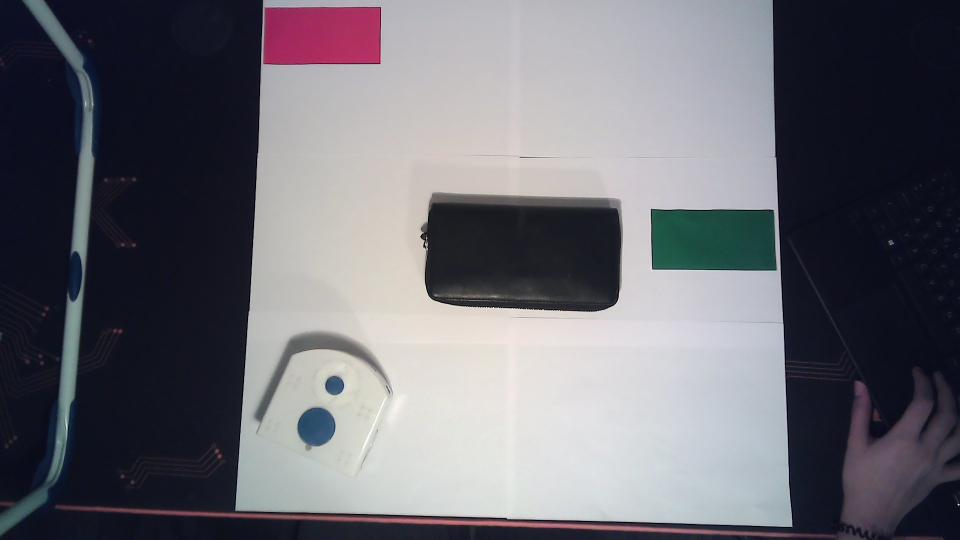
#> input picture VisionNoModules/parcours2.jpeg, 1920 x 1080 px (shown at 1/2 size)
$ python GetPaper.py
#> lines starting #> are read from the running program, lines starting #| are printed output that depends on the picture; after the words box and inside, x2 and y2 are one past the last pixel; in counts of white or black regions, pixels touching at a corner belong together
#!/usr/bin/env python3
# -*- coding: utf-8 -*-
"""
Created on Tue Nov  2 18:58:11 2021

@author: alexandre
"""

import cv2
import numpy as np

# Read a image
I = cv2.imread('parcours2.jpeg')
#> I is the input picture: shape (1080, 1920, 3); mean B, G, R 113.4, 106.2, 106.7

scale_percent = 30 # percent of original size
width = int(I.shape[1] * scale_percent / 100)
#> width = 576
height = int(I.shape[0] * scale_percent / 100)
#> height = 324
dim = (width, height)
#> dim = (576, 324)
# resize image
I = cv2.resize(I, dim, interpolation = cv2.INTER_AREA)
#> I: shape (324, 576, 3)
hsv = cv2.cvtColor(I, cv2.COLOR_BGR2HSV)
#> hsv: shape (324, 576, 3); mean H, S, V 99.3, 68.3, 116.7
# define range of white color in HSV
lower_blue = np.array([0,0,50])
upper_blue = np.array([255,255,255])

#How to define this range for white color


# Threshold the HSV image to get only blue colors

mask = cv2.inRange(hsv, lower_blue, upper_blue)
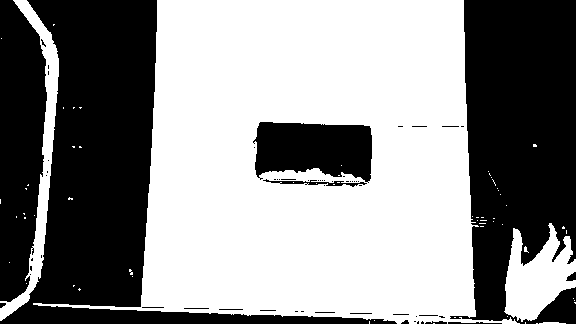
#> mask: shape (324, 576); 55.3% white; 59 black regions (44 under 20 px), largest, box (x1, y1, x2, y2) and area: (0, 0, 397, 324) 35473, (450, 0, 576, 324) 30208, (0, 0, 47, 302) 11182
mask_bg = np.zeros((len(mask) + 1000, len(mask[0]) + 1000),np.uint8)
#> mask_bg: shape (1324, 1576); every value is 0
mask_bg[500:len(mask_bg)-500,500:len(mask_bg[0])-500]=mask
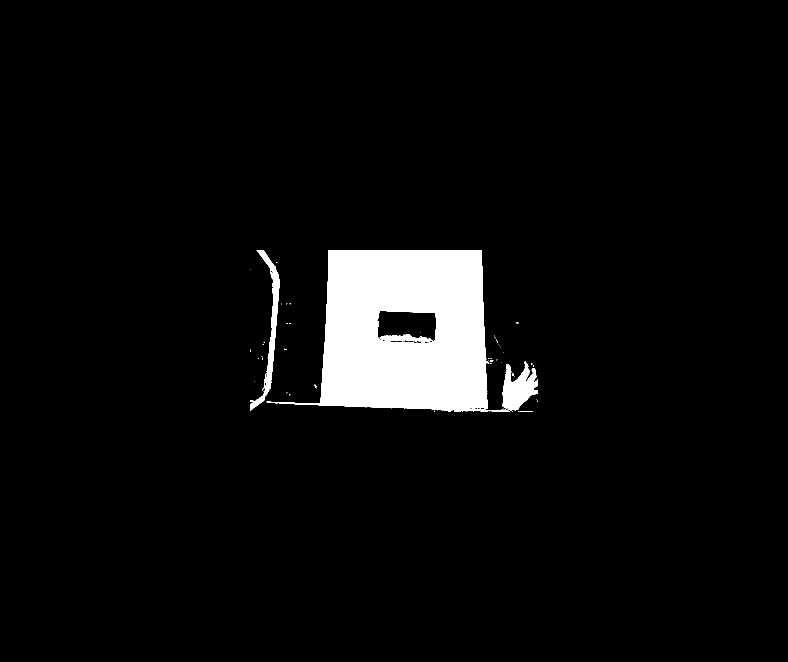
#> mask_bg: shape (1324, 1576) (shown at 1/2 size); 4.9% white; 63 white regions (59 under 20 px), largest, box (x1, y1, x2, y2) and area: (533, 500, 1020, 824) 95262, (1004, 723, 1076, 822) 4112, (500, 500, 559, 821) 3654, (1039, 822, 1066, 824) 43
kernel = np.ones((3,3),np.uint8)
mask_bg = cv2.morphologyEx(mask_bg, cv2.MORPH_CLOSE, kernel)
#> mask_bg: shape (1324, 1576); 5% white; 35 white regions (32 under 20 px), largest, box (x1, y1, x2, y2) and area: (533, 500, 1076, 824) 100083, (500, 500, 559, 821) 3749, (1036, 822, 1066, 824) 46
kernel = np.ones((50,50),np.uint8)
mask_bg = cv2.morphologyEx(mask_bg, cv2.MORPH_OPEN, kernel)
#> mask_bg: shape (1324, 1576); 4.5% white; 1 white region, box (x1, y1, x2, y2) and area: (645, 501, 974, 821) 93920
kernel = np.ones((150,150),np.uint8)

mask_bg = cv2.morphologyEx(mask_bg, cv2.MORPH_CLOSE, kernel)
#> mask_bg: shape (1324, 1576); 4.8% white; 1 white region, box (x1, y1, x2, y2) and area: (646, 502, 975, 822) 100631
mask = mask_bg[500:len(mask_bg)-500,500:len(mask_bg[0])-500]
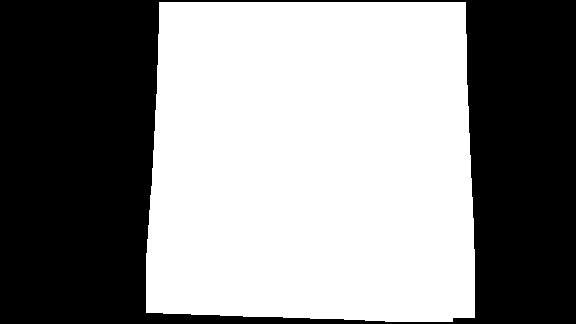
#> mask: shape (324, 576); 53.9% white; 1 black region, box (x1, y1, x2, y2) and area: (0, 0, 576, 324) 85993

corners = np.int0(cv2.goodFeaturesToTrack(mask_bg, 4, 0.1, 100))
#> corners = [[952, 821], [646, 812], [965, 502], [659, 502]]
polygon=[]
for i in corners:
    x,y = i.ravel()
    polygon.append([x-500,y-500])
#> this loop made 4 passes
#> after the loop, polygon = [[452, 321], [146, 312], [465, 2], [159, 2]]

polygon=[polygon]
#> polygon = [[[452, 321], [146, 312], [465, 2], [159, 2]]]
res = cv2.bitwise_and(I,I, mask= mask)
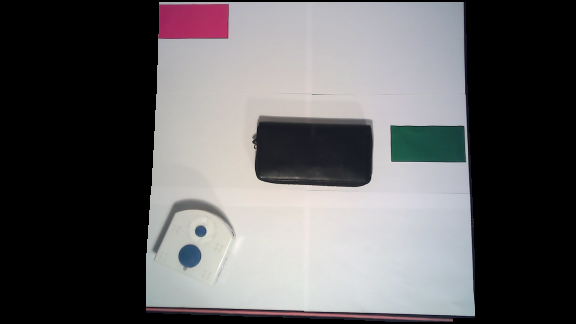
#> res: shape (324, 576, 3); mean B, G, R 95.9, 94.5, 95.8

# First find the minX minY maxX and maxY of the polygon
minX = I.shape[1]
#> minX = 576
maxX = -1
minY = I.shape[0]
#> minY = 324
maxY = -1
print(polygon[0])
#| [[452, 321], [146, 312], [465, 2], [159, 2]]
for point in polygon[0]:

    x = point[0]
    y = point[1]

    if x < minX:
        minX = x
    if x > maxX:
        maxX = x
    if y < minY:
        minY = y
    if y > maxY:
        maxY = y
#> this loop made 4 passes
#> (x, y, minX, maxX, minY, maxY) on pass 1: (452, 321, 452, 452, 321, 321)
#> (x, y, minX, minY) on pass 2: (146, 312, 146, 312)
#> after the loop, maxX = 465; maxY = 321; minX = 146; minY = 2

register = polygon[0][1]
#> register = [146, 312]
polygon[0][1] = polygon[0][0]
polygon[0][0] = register
# Go over the points in the image if thay are out side of the emclosing rectangle put zero
# if not check if thay are inside the polygon or not
cropedImage = np.zeros_like(I)
for y in range(0,I.shape[0]):
    for x in range(0, I.shape[1]):

        if x < minX or x > maxX or y < minY or y > maxY:
            continue

        if cv2.pointPolygonTest(np.asarray(polygon[0]),(x,y),False) >= 0:
            cropedImage[y, x, 0] = I[y, x, 0]
            cropedImage[y, x, 1] = I[y, x, 1]
            cropedImage[y, x, 2] = I[y, x, 2]

# Now we can crop again just the envloping rectangle
finalImage = cropedImage[minY:maxY,minX:maxX]
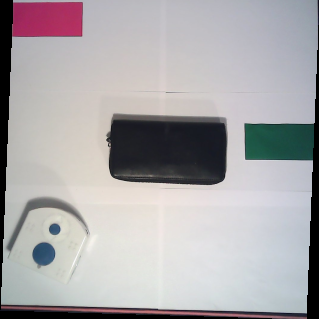
#> finalImage: shape (319, 319, 3); mean B, G, R 169.7, 167.6, 170.2


polygonStrecth = np.float32([[0,0],[finalImage.shape[1],0],[finalImage.shape[1],finalImage.shape[0]],[0,finalImage.shape[0]]])
#> polygonStrecth = [[0, 0], [319, 0], [319, 319], [0, 319]]

# Convert the polygon corrdanite to the new rectnagle
polygonForTransform = np.zeros_like(polygonStrecth)
#> polygonForTransform = [[0, 0], [0, 0], [0, 0], [0, 0]]
i = 0
for point in polygon[0]:

    x = point[0]
    y = point[1]

    newX = x - minX
    newY = y - minY

    polygonForTransform[i] = [newX,newY]
    i += 1
#> this loop made 4 passes
#> (x, y, newX, newY) on passes 1 to 4: (146, 312, 0, 310), (452, 321, 306, 319), (465, 2, 319, 0), (159, 2, 13, 0)
#> after the loop, i = 4; polygonForTransform = [[0, 310], [306, 319], [319, 0], [13, 0]]


# Find affine transform
M = cv2.getPerspectiveTransform(np.asarray(polygonForTransform).astype(np.float32), np.asarray(polygonStrecth).astype(np.float32))
#> M = [[1.07, 0.045, -13.96], [0.0303, -1.03, 319], [9.49e-05, 7.85e-06, 1]]

# Warp one image to the other
warpedImage = cv2.warpPerspective(finalImage, M, (finalImage.shape[1], finalImage.shape[0]))
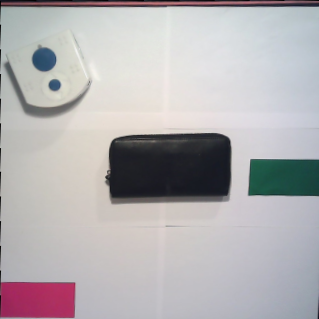
#> warpedImage: shape (319, 319, 3); mean B, G, R 178.4, 176.3, 179.2
# 180 degrees
angle180 = 180
scale = 1.0
(h, w) = warpedImage.shape[:2]
center = (w / 2, h / 2)
M = cv2.getRotationMatrix2D(center, angle180, scale)
warpedImage = cv2.warpAffine(warpedImage, M, (w, h))
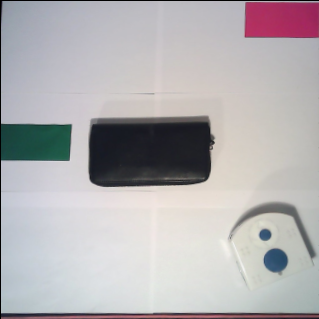
#> warpedImage: shape (319, 319, 3); mean B, G, R 178, 175.9, 178.9
cv2.imwrite('finalImage.png',warpedImage)

while(True):
    cv2.imshow('Paper', I)
    cv2.imshow('Mask', mask)
    cv2.imshow('WarpedImage', cropedImage)
    if cv2.waitKey(1) == ord("q"):
#> (key q is pressed here)
        break

cv2.destroyAllWindows()
